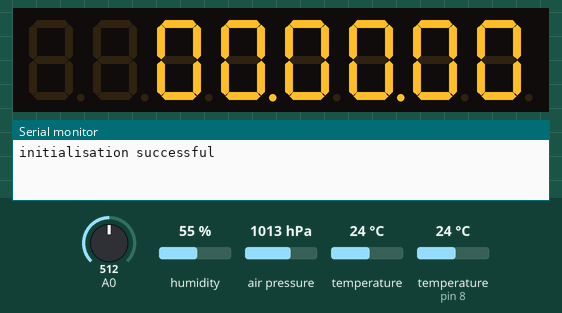
This sketch was run on a simulated Arduino Uno, built with avr-gcc and run on an emulated ATmega328P. On the bench: 8-digit seven-segment display, the last lines printed to the serial monitor. Wiring (inferred from the names in the program): BME280 sensor at I2C address 0x76. The inputs (shaded band) are chosen by the test bench; at power-on: A0 = 512, temperature 24 °C, temperature (sensor on pin 8) 24 °C, humidity 55 %, air pressure 1013 hPa. The local clock reads 2024-03-15 10:24:30 at power-on unless the sketch sets it.

Above: at 1.2 s.
1.3 s: A0 set to 716
3.3 s: temperature (sensor 0) set to 41 °C
At 6.7 s:
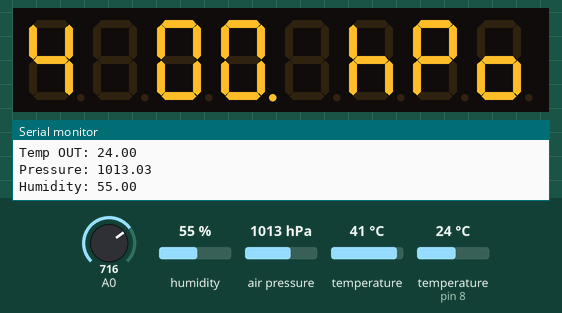
7.3 s: temperature (sensor on pin 8) set to 33 °C
At 8.6 s:
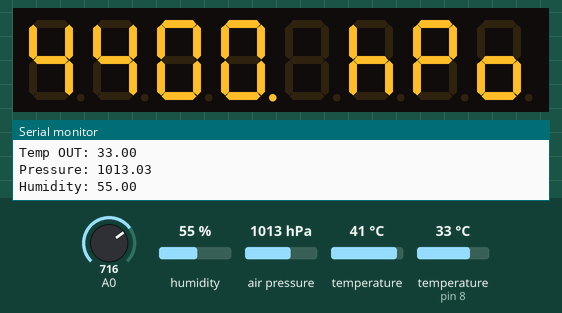
11.5 s: A0 set to 992
At 12.9 s:
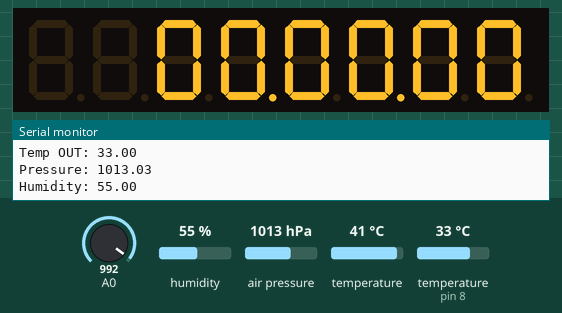
13.3 s: A0 set to 306
At 22.2 s:
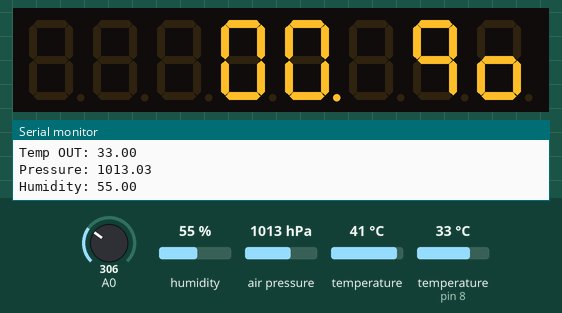
Timing chart, 0 to 23.7 s (numbered marks = the images above; inputs shaded):
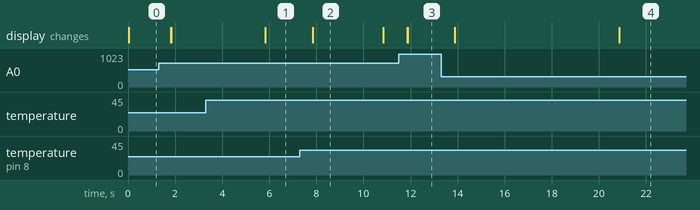

The sketch:

sketch_mainboard_clockV2.ino
```cpp
#include <DallasTemperature.h>
#include <DS3231.h>
//#include <IRremote.h>
#include <OneWire.h>
#include <Wire.h>
#include "LedControl.h"

//---------------------------------------------------------------------------------------------------------------------------------
//I/O definitions

#define irPin 9
#define ONE_WIRE_BUS 8
#define DataIn 12
#define CLK 10
#define LOAD 11
#define BME280_ADDRESS 0x76


//Initializations
//IRrecv irrecv(irPin);
//decode_results results;
DS3231 clock;
RTCDateTime dt;
OneWire oneWire(ONE_WIRE_BUS);
DallasTemperature sensors(&oneWire);

LedControl lc = LedControl(DataIn, CLK, LOAD, 1);

//Variables
unsigned long int previousTime = 0;
unsigned long int previousTime2 = 0;
unsigned long int previousTime3 = 0;

bool FLAG_NEGATIVE = false;

float temp_out;
int i;
unsigned short int currentScreen = 0;
unsigned short int previousScreen = 0;

unsigned long int hum_raw, temp_raw, pres_raw;
signed long int t_fine;

uint16_t dig_T1;
int16_t dig_T2;
int16_t dig_T3;
uint16_t dig_P1;
int16_t dig_P2;
int16_t dig_P3;
int16_t dig_P4;
int16_t dig_P5;
int16_t dig_P6;
int16_t dig_P7;
int16_t dig_P8;
int16_t dig_P9;
int8_t  dig_H1;
int16_t dig_H2;
int8_t  dig_H3;
int16_t dig_H4;
int16_t dig_H5;
int8_t  dig_H6;

uint16_t sensorValue = 0;
uint16_t sensorValues[5];
uint16_t sensorSum = 0;
int8_t outputValue = 4;
int8_t counter = 0;

int yy, mm, dd, ss, mon, hh;

bool relayState[8] = {0, 0, 0, 0, 0, 0, 0, 0};

int macierz[8][8] = {{0, 0, 0, 0, 0, 0, 0, 0}, //time
  {0, 0, 0, 0, 0, 0, 0, 0}, //date
  {B00000110, B00010101, 0, 0, 0, 0, B01100011, B01001110}, //tin
  {B01111110, B00001111, 0, 0, 0, 0, B01100011, B01001110}, //tout
  {0, 0, 0, 0, 0, B00010111, B01100111, B00011101}, //press
  {0, 0, 0, 0, 0, 0, B01110011, B00011101}, //hum
  {0, 0, 0, 0, 0, 0, 0, 0},
  {0, 0, 0, 0, 0, 0, 0, 0}
};

//---------------------------------------------------------------------------------------------------------------------------------


float liczbaa = 0;
int *modco(float liczbaa) {
  int czesci = 0;
  int jednosci = 0;
  int dziesiatki = 0;
  int setki = 0;
  int tysiace = 0;
  int liczba2 = 0;
  int liczba3 = 0;
  int liczba4 = 0;
  int liczba5 = 0;
  int a = 0;

  float liczbab = liczbaa * 10;
  int liczba = liczbab;

  czesci = liczba % 10;
  liczba2 = liczba / 10;
  jednosci = liczba2 % 10;
  liczba3 = liczba2 / 10;
  dziesiatki = liczba3 % 10;
  liczba4 = liczba3 / 10;
  setki = liczba4 % 10;
  liczba5 = liczba4 / 10;
  tysiace = liczba5 % 10;

  int tab[5];
  tab[0] = czesci;
  tab[1] = jednosci;
  tab[2] = dziesiatki;
  tab[3] = setki;
  tab[4] = tysiace;

  delay(1);
  return tab;
}


//---------------------------------------------------------------------------------------------------------------------------------

void setup() {

  uint8_t osrs_t = 1;             //Temperature oversampling x 1
  uint8_t osrs_p = 1;             //Pressure oversampling x 1
  uint8_t osrs_h = 1;             //Humidity oversampling x 1
  uint8_t mode = 3;               //Normal mode
  uint8_t t_sb = 5;               //Tstandby 1000ms
  uint8_t filter = 0;             //Filter off
  uint8_t spi3w_en = 0;           //3-wire SPI Disable

  uint8_t ctrl_meas_reg = (osrs_t << 5) | (osrs_p << 2) | mode;
  uint8_t config_reg    = (t_sb << 5) | (filter << 2) | spi3w_en;
  uint8_t ctrl_hum_reg  = osrs_h;

  Wire.begin();

  writeReg(0xF2, ctrl_hum_reg);
  writeReg(0xF4, ctrl_meas_reg);
  writeReg(0xF5, config_reg);
  readTrim();                    //
  // put your setup code here, to run once:
  clock.begin();
  sensors.begin();

  //irrecv.enableIRIn();


  lc.shutdown(0, false);
  lc.setIntensity(0, 4);
  lc.clearDisplay(0);

  Serial.begin(9600);
  Serial.println("initialisation successful");
}


//---------------------------------------------------------------------------------------------------------------------------------

void loop() {
  double temp_act = 0.0, press_act = 0.0, hum_act = 0.0;
  signed long int temp_cal;
  unsigned long int press_cal, hum_cal;

  if (millis() - previousTime2 > 1000) {

    yy = dt.year;
    mon = dt.month;
    dd = dt.day;
    hh = dt.hour;
    mm = dt.minute;
    ss = dt.second;

    readData();
    temp_cal = calibration_T(temp_raw);
    press_cal = calibration_P(pres_raw);
    hum_cal = calibration_H(hum_raw);
    temp_act = (double)temp_cal / 100.0;
    press_act = (double)press_cal / 100.0;
    hum_act = (double)hum_cal / 1024.0;
    previousTime2 = millis();

    sensors.requestTemperatures();
    temp_out = sensors.getTempCByIndex(0);

    int *wsk;

    Serial.print(dt.hour); Serial.print(":"); Serial.print(dt.minute); Serial.print(":"); Serial.println(dt.second);
    Serial.print(dt.day); Serial.print("-"); Serial.print(dt.month); Serial.print("-"); Serial.println(dt.year);
    Serial.print("Temp IN:  "); Serial.println(temp_act);
    Serial.print("Temp OUT: "); Serial.println(temp_out);
    Serial.print("Pressure: "); Serial.println(press_act);
    Serial.print("Humidity: "); Serial.println(hum_act);
    Serial.print("\n\n\n\n");

    if (temp_out < 0.0) {
      FLAG_NEGATIVE = true;
      temp_out = abs(temp_out);
    }
    else FLAG_NEGATIVE = false;


    /*
       Reverse engineering of the code:
                    O t   1 0.0 * C
       7segDisplay  7 6 5 4 3 2 1 0
       macierz      0 1 2 3 4 5 6 7
       tab            4 3 2 1 0
    */

    wsk = modco(temp_out);
    int tab[5];
    tab[0] = *wsk; tab[1] = *(wsk + 1); tab[2] = *(wsk + 2); tab[3] = *(wsk + 3); tab[4] = *(wsk + 4);
    macierz[3][5] = tab[0];
    macierz[3][4] = tab[1];
    if (FLAG_NEGATIVE && temp_out < 10.0)
      macierz[3][3] = 1;
    else
      macierz[3][3] = tab[2];
    if (FLAG_NEGATIVE && temp_out >= 10.0)
      macierz[3][2] = 1;
    else
      macierz[3][2] = tab[3];
    //macierz[3][1]=tab[4];

    wsk = modco(temp_act);
    tab[0] = *wsk; tab[1] = *(wsk + 1); tab[2] = *(wsk + 2); tab[3] = *(wsk + 3); tab[4] = *(wsk + 4);
    macierz[2][5] = tab[0];
    macierz[2][4] = tab[1];
    macierz[2][3] = tab[2];
    macierz[2][2] = tab[3];
    macierz[2][1] = tab[4];

    wsk = modco(hh);
    tab[0] = *wsk; tab[1] = *(wsk + 1); tab[2] = *(wsk + 2); tab[3] = *(wsk + 3); tab[4] = *(wsk + 4);
    macierz[0][2] = tab[2];
    macierz[0][3] = tab[1];

    wsk = modco(mm);
    tab[0] = *wsk; tab[1] = *(wsk + 1); tab[2] = *(wsk + 2); tab[3] = *(wsk + 3); tab[4] = *(wsk + 4);
    macierz[0][4] = tab[2];
    macierz[0][5] = tab[1];

    wsk = modco(ss);
    tab[0] = *wsk; tab[1] = *(wsk + 1); tab[2] = *(wsk + 2); tab[3] = *(wsk + 3); tab[4] = *(wsk + 4);
    macierz[0][6] = tab[2];
    macierz[0][7] = tab[1];

    wsk = modco(press_act);
    tab[0] = *wsk; tab[1] = *(wsk + 1); tab[2] = *(wsk + 2); tab[3] = *(wsk + 3); tab[4] = *(wsk + 4);
    macierz[4][4] = tab[0];
    macierz[4][3] = tab[1];
    macierz[4][2] = tab[2];
    macierz[4][1] = tab[3];
    macierz[4][0] = tab[4];

    wsk = modco(dd);
    tab[0] = *wsk; tab[1] = *(wsk + 1); tab[2] = *(wsk + 2); tab[3] = *(wsk + 3); tab[4] = *(wsk + 4);
    macierz[1][0] = tab[2];
    macierz[1][1] = tab[1];

    wsk = modco(mon);
    tab[0] = *wsk; tab[1] = *(wsk + 1); tab[2] = *(wsk + 2); tab[3] = *(wsk + 3); tab[4] = *(wsk + 4);
    macierz[1][2] = tab[2];
    macierz[1][3] = tab[1];

    wsk = modco(yy);
    tab[0] = *wsk; tab[1] = *(wsk + 1); tab[2] = *(wsk + 2); tab[3] = *(wsk + 3); tab[4] = *(wsk + 4);
    macierz[1][4] = tab[4];
    macierz[1][5] = tab[3];
    macierz[1][6] = tab[2];
    macierz[1][7] = tab[1];

    wsk = modco(hum_act);
    tab[0] = *wsk; tab[1] = *(wsk + 1); tab[2] = *(wsk + 2); tab[3] = *(wsk + 3); tab[4] = *(wsk + 4);
    macierz[5][3] = tab[2];
    macierz[5][4] = tab[1];
    macierz[5][5] = tab[0];
  }


  // put your main code here, to run repeatedly:
  dt = clock.getDateTime();
  //sensors.requestTemperatures();
  //tempout = sensors.getTempCByIndex(0);

  if (ss >= 5 && ss < 55) {
    if (ss >= 5 && ss < 10) currentScreen = 1;
    if (ss >= 10 && ss < 15) currentScreen = 0;
    if (ss >= 15 && ss < 20) currentScreen = 2;
    if (ss >= 20 && ss < 25) currentScreen = 3;
    if (ss >= 25 && ss < 35) currentScreen = 0;
    if (ss >= 35 && ss < 40) currentScreen = 4;
    if (ss >= 40 && ss < 50) currentScreen = 0;
    if (ss >= 50 && ss < 55) currentScreen = 5;
  }
  else currentScreen = 0;

  if (currentScreen != previousScreen) {
    previousScreen = currentScreen;
    lc.clearDisplay(0);
  }


  switch (currentScreen) {
    case 0: //time
      //lc.clearDisplay(0);
      lc.setDigit(0, 0, macierz[0][7], false);
      lc.setDigit(0, 1, macierz[0][6], false);
      lc.setDigit(0, 2, macierz[0][5], true);
      lc.setDigit(0, 3, macierz[0][4], false);
      lc.setDigit(0, 4, macierz[0][3], true);
      lc.setDigit(0, 5, macierz[0][2], false);
      break;

    case 1: //date
      //lc.clearDisplay(0);
      lc.setDigit(0, 0, macierz[1][7], false);
      lc.setDigit(0, 1, macierz[1][6], false);
      lc.setDigit(0, 2, macierz[1][5], false);
      lc.setDigit(0, 3, macierz[1][4], false);
      lc.setDigit(0, 4, macierz[1][3], true);
      lc.setDigit(0, 5, macierz[1][2], false);
      lc.setDigit(0, 6, macierz[1][1], true);
      lc.setDigit(0, 7, macierz[1][0], false);
      break;

    case 2: //tin
      //lc.clearDisplay(0);
      lc.setRow(0, 0, macierz[2][7]);
      lc.setRow(0, 1, macierz[2][6]);
      lc.setDigit(0, 2, macierz[2][5], false);
      lc.setDigit(0, 3, macierz[2][4], true);
      lc.setDigit(0, 4, macierz[2][3], false);
      lc.setRow(0, 6, B00010101);
      lc.setRow(0, 7, macierz[2][0]);
      break;

    case 3: //tout
      //lc.clearDisplay(0);
      lc.setRow(0, 0, macierz[3][7]);
      lc.setRow(0, 1, macierz[3][6]);
      lc.setDigit(0, 2, macierz[3][5], false);
      lc.setDigit(0, 3, macierz[3][4], true);
      if (FLAG_NEGATIVE && temp_out < 10.0)
        lc.setRow(0, 4, macierz[3][3]);
      else if (temp_out > 10.0)
        lc.setDigit(0, 4, macierz[3][3], false);
      if (FLAG_NEGATIVE && temp_out >= 10.0)
        lc.setRow(0, 5, macierz[3][2]);
      lc.setRow(0, 6, B00001111);
      lc.setRow(0, 7, macierz[3][0]);
      break;

    case 4: //press
      //lc.clearDisplay(0);
      lc.setRow(0, 0, macierz[4][7]);
      lc.setRow(0, 1, macierz[4][6]);
      lc.setRow(0, 2, macierz[4][5]);
      lc.setDigit(0, 3, macierz[4][4], false);
      lc.setDigit(0, 4, macierz[4][3], true);
      lc.setDigit(0, 5, macierz[4][2], false);
      lc.setDigit(0, 6, macierz[4][1], false);
      if (macierz[4][0] > 0)
        lc.setDigit(0, 7, macierz[4][0], false);
      break;

    case 5: //hum
      //lc.clearDisplay(0);
      lc.setRow(0, 0, macierz[5][7]);
      lc.setRow(0, 1, macierz[5][6]);
      lc.setDigit(0, 2, macierz[5][5], false);
      lc.setDigit(0, 3, macierz[5][4], true);
      lc.setDigit(0, 4, macierz[5][3], false);
      break;

  }

  if (previousTime3 - millis() > 100) {
    sensorValue = analogRead(A0);

    sensorValues[counter] = sensorValue;

    if (counter < 4)  counter++;
    else {
      counter = 0;
      for (i = 0; i < 4; i++) {
        sensorSum = sensorSum + sensorValues[i];
      }
      sensorSum = sensorSum / 5;
      outputValue = map(sensorSum, 0, 1023, 0, 8);
      lc.setIntensity(0, outputValue);
    }
  }

}


void readTrim()
{
  uint8_t data[32], i = 0;
  Wire.beginTransmission(BME280_ADDRESS);
  Wire.write(0x88);
  Wire.endTransmission();
  Wire.requestFrom(BME280_ADDRESS, 24);
  while (Wire.available()) {
    data[i] = Wire.read();
    i++;
  }

  Wire.beginTransmission(BME280_ADDRESS);
  Wire.write(0xA1);
  Wire.endTransmission();
  Wire.requestFrom(BME280_ADDRESS, 1);
  data[i] = Wire.read();
  i++;

  Wire.beginTransmission(BME280_ADDRESS);
  Wire.write(0xE1);
  Wire.endTransmission();
  Wire.requestFrom(BME280_ADDRESS, 7);
  while (Wire.available()) {
    data[i] = Wire.read();
    i++;
  }
  dig_T1 = (data[1] << 8) | data[0];
  dig_T2 = (data[3] << 8) | data[2];
  dig_T3 = (data[5] << 8) | data[4];
  dig_P1 = (data[7] << 8) | data[6];
  dig_P2 = (data[9] << 8) | data[8];
  dig_P3 = (data[11] << 8) | data[10];
  dig_P4 = (data[13] << 8) | data[12];
  dig_P5 = (data[15] << 8) | data[14];
  dig_P6 = (data[17] << 8) | data[16];
  dig_P7 = (data[19] << 8) | data[18];
  dig_P8 = (data[21] << 8) | data[20];
  dig_P9 = (data[23] << 8) | data[22];
  dig_H1 = data[24];
  dig_H2 = (data[26] << 8) | data[25];
  dig_H3 = data[27];
  dig_H4 = (data[28] << 4) | (0x0F & data[29]);
  dig_H5 = (data[30] << 4) | ((data[29] >> 4) & 0x0F);
  dig_H6 = data[31];
}
void writeReg(uint8_t reg_address, uint8_t data)
{
  Wire.beginTransmission(BME280_ADDRESS);
  Wire.write(reg_address);
  Wire.write(data);
  Wire.endTransmission();
}


void readData()
{
  int i = 0;
  uint32_t data[8];
  Wire.beginTransmission(BME280_ADDRESS);
  Wire.write(0xF7);
  Wire.endTransmission();
  Wire.requestFrom(BME280_ADDRESS, 8);
  while (Wire.available()) {
    data[i] = Wire.read();
    i++;
  }
  pres_raw = (data[0] << 12) | (data[1] << 4) | (data[2] >> 4);
  temp_raw = (data[3] << 12) | (data[4] << 4) | (data[5] >> 4);
  hum_raw  = (data[6] << 8) | data[7];
}


signed long int calibration_T(signed long int adc_T)
{

  signed long int var1, var2, T;
  var1 = ((((adc_T >> 3) - ((signed long int)dig_T1 << 1))) * ((signed long int)dig_T2)) >> 11;
  var2 = (((((adc_T >> 4) - ((signed long int)dig_T1)) * ((adc_T >> 4) - ((signed long int)dig_T1))) >> 12) * ((signed long int)dig_T3)) >> 14;

  t_fine = var1 + var2;
  T = (t_fine * 5 + 128) >> 8;
  return T;
}

unsigned long int calibration_P(signed long int adc_P)
{
  signed long int var1, var2;
  unsigned long int P;
  var1 = (((signed long int)t_fine) >> 1) - (signed long int)64000;
  var2 = (((var1 >> 2) * (var1 >> 2)) >> 11) * ((signed long int)dig_P6);
  var2 = var2 + ((var1 * ((signed long int)dig_P5)) << 1);
  var2 = (var2 >> 2) + (((signed long int)dig_P4) << 16);
  var1 = (((dig_P3 * (((var1 >> 2) * (var1 >> 2)) >> 13)) >> 3) + ((((signed long int)dig_P2) * var1) >> 1)) >> 18;
  var1 = ((((32768 + var1)) * ((signed long int)dig_P1)) >> 15);
  if (var1 == 0)
  {
    return 0;
  }
  P = (((unsigned long int)(((signed long int)1048576) - adc_P) - (var2 >> 12))) * 3125;
  if (P < 0x80000000)
  {
    P = (P << 1) / ((unsigned long int) var1);
  }
  else
  {
    P = (P / (unsigned long int)var1) * 2;
  }
  var1 = (((signed long int)dig_P9) * ((signed long int)(((P >> 3) * (P >> 3)) >> 13))) >> 12;
  var2 = (((signed long int)(P >> 2)) * ((signed long int)dig_P8)) >> 13;
  P = (unsigned long int)((signed long int)P + ((var1 + var2 + dig_P7) >> 4));
  return P;
}

unsigned long int calibration_H(signed long int adc_H)
{
  signed long int v_x1;

  v_x1 = (t_fine - ((signed long int)76800));
  v_x1 = (((((adc_H << 14) - (((signed long int)dig_H4) << 20) - (((signed long int)dig_H5) * v_x1)) +
            ((signed long int)16384)) >> 15) * (((((((v_x1 * ((signed long int)dig_H6)) >> 10) *
                (((v_x1 * ((signed long int)dig_H3)) >> 11) + ((signed long int) 32768))) >> 10) + (( signed long int)2097152)) *
                ((signed long int) dig_H2) + 8192) >> 14));
  v_x1 = (v_x1 - (((((v_x1 >> 15) * (v_x1 >> 15)) >> 7) * ((signed long int)dig_H1)) >> 4));
  v_x1 = (v_x1 < 0 ? 0 : v_x1);
  v_x1 = (v_x1 > 419430400 ? 419430400 : v_x1);
  return (unsigned long int)(v_x1 >> 12);
}
```

Measured:
- after the input at 3.3 s, the display: changes after 2.5 s (image 1)
- after the input at 7.3 s, the display: changes after 0.54 s (image 2)
- what the display in image 2 shows lasts 3.0 s, from 7.8 s to 10.8 s
